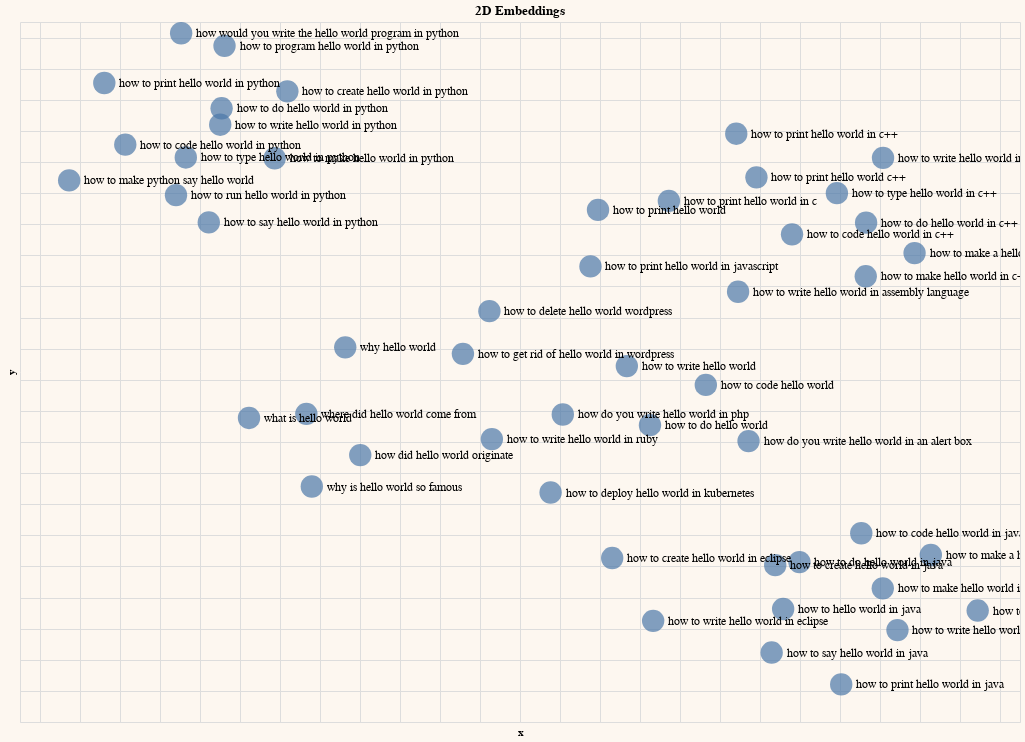

The notebook cell this image was saved under:
### Code cell
# Plot the 2-dimension embeddings on a chart
chart = alt.Chart(df).mark_circle(size=500).encode(
  x=
  alt.X('x',
      scale=alt.Scale(zero=False),
      axis=alt.Axis(labels=False, ticks=False, domain=False)
  ),

  y=
  alt.Y('y',
      scale=alt.Scale(zero=False),
      axis=alt.Axis(labels=False, ticks=False, domain=False)
  ),
  
  tooltip=['search_term']
  )

text = chart.mark_text(align='left', dx=15, size=12, color='black'
          ).encode(text='search_term', color= alt.value('black'))

result = (chart + text).configure(background="#FDF7F0"
      ).properties(
      width=1000,
      height=700,
      title="2D Embeddings"
      )

result.interactive()

### Figure 1 — Vega-Lite specification as saved in the notebook (floating-point values rounded to 4 significant figures; data arrays with more than 128 entries replaced by an {"elided": "..."} marker saying what was removed)
{"config": {"view": {"continuousWidth": 400, "continuousHeight": 300}, "background": "#FDF7F0"}, "layer": [{"mark": {"type": "circle", "size": 500}, "encoding": {"tooltip": [{"field": "search_term", "type": "nominal"}], "x": {"axis": {"domain": false, "labels": false, "ticks": false}, "field": "x", "scale": {"zero": false}, "type": "quantitative"}, "y": {"axis": {"domain": false, "labels": false, "ticks": false}, "field": "y", "scale": {"zero": false}, "type": "quantitative"}}, "selection": {"selector001": {"type": "interval", "bind": "scales", "encodings": ["x", "y"]}}}, {"mark": {"type": "text", "align": "left", "color": "black", "dx": 15, "size": 12}, "encoding": {"color": {"value": "black"}, "text": {"field": "search_term", "type": "nominal"}, "tooltip": [{"field": "search_term", "type": "nominal"}], "x": {"axis": {"domain": false, "labels": false, "ticks": false}, "field": "x", "scale": {"zero": false}, "type": "quantitative"}, "y": {"axis": {"domain": false, "labels": false, "ticks": false}, "field": "y", "scale": {"zero": false}, "type": "quantitative"}}}], "data": {"name": "data-d22b1cc9693cc15d3b378f254b7c238c"}, "height": 700, "title": "2D Embeddings", "width": 1000, "$schema": "https://vega.github.io/schema/vega-lite/v4.17.0.json", "datasets": {"data-d22b1cc9693cc15d3b378f254b7c238c": [{"search_term": "how to print hello world in python", "search_term_embeds": {"elided": "4096 float values"}, "x": 2.921, "y": 16.11}, {"search_term": "what is hello world", "search_term_embeds": {"elided": "4096 float values"}, "x": 3.645, "y": 13.95}, {"search_term": "how do you write hello world in an alert box", "search_term_embeds": {"elided": "4096 float values"}, "x": 6.143, "y": 13.81}, {"search_term": "how to print hello world in java", "search_term_embeds": {"elided": "4096 float values"}, "x": 6.606, "y": 12.24}, {"search_term": "how to write hello world in eclipse", "search_term_embeds": {"elided": "4096 float values"}, "x": 5.666, "y": 12.65}, {"search_term": "how to write hello world in ruby", "search_term_embeds": {"elided": "4096 float values"}, "x": 4.859, "y": 13.82}, {"search_term": "how to write hello world in java", "search_term_embeds": {"elided": "4096 float values"}, "x": 6.887, "y": 12.59}, {"search_term": "why is hello world so famous", "search_term_embeds": {"elided": "4096 float values"}, "x": 3.959, "y": 13.51}, {"search_term": "how to say hello world in python", "search_term_embeds": {"elided": "4096 float values"}, "x": 3.444, "y": 15.21}, {"search_term": "how to write hello world in c++", "search_term_embeds": {"elided": "4096 float values"}, "x": 6.815, "y": 15.63}, {"search_term": "how to write hello world in python", "search_term_embeds": {"elided": "4096 float values"}, "x": 3.501, "y": 15.84}, {"search_term": "how would you write the hello world program in python", "search_term_embeds": {"elided": "4096 float values"}, "x": 3.306, "y": 16.43}, {"search_term": "where did hello world come from", "search_term_embeds": {"elided": "4096 float values"}, "x": 3.932, "y": 13.98}, {"search_term": "how did hello world originate", "search_term_embeds": {"elided": "4096 float values"}, "x": 4.201, "y": 13.72}, {"search_term": "how do you write hello world in php", "search_term_embeds": {"elided": "4096 float values"}, "x": 5.214, "y": 13.98}, {"search_term": "how to code hello world in c++", "search_term_embeds": {"elided": "4096 float values"}, "x": 6.36, "y": 15.14}, {"search_term": "how to deploy hello world in kubernetes", "search_term_embeds": {"elided": "4096 float values"}, "x": 5.153, "y": 13.48}, {"search_term": "how to get rid of hello world in wordpress", "search_term_embeds": {"elided": "4096 float values"}, "x": 4.715, "y": 14.37}, {"search_term": "how to print hello world in c", "search_term_embeds": {"elided": "4096 float values"}, "x": 5.744, "y": 15.35}, {"search_term": "how to print hello world in c++", "search_term_embeds": {"elided": "4096 float values"}, "x": 6.081, "y": 15.78}, {"search_term": "how to print hello world in javascript", "search_term_embeds": {"elided": "4096 float values"}, "x": 5.352, "y": 14.93}, {"search_term": "how to program hello world in python", "search_term_embeds": {"elided": "4096 float values"}, "x": 3.523, "y": 16.35}, {"search_term": "how to run hello world in python", "search_term_embeds": {"elided": "4096 float values"}, "x": 3.28, "y": 15.39}, {"search_term": "how to say hello world in java", "search_term_embeds": {"elided": "4096 float values"}, "x": 6.258, "y": 12.45}, {"search_term": "how to type hello world in c++", "search_term_embeds": {"elided": "4096 float values"}, "x": 6.585, "y": 15.4}, {"search_term": "how to type hello world in python", "search_term_embeds": {"elided": "4096 float values"}, "x": 3.329, "y": 15.63}, {"search_term": "how to write a hello world program in java", "search_term_embeds": {"elided": "4096 float values"}, "x": 7.288, "y": 12.72}, {"search_term": "how to write hello world", "search_term_embeds": {"elided": "4096 float values"}, "x": 5.534, "y": 14.29}, {"search_term": "how to write hello world in assembly language", "search_term_embeds": {"elided": "4096 float values"}, "x": 6.09, "y": 14.77}, {"search_term": "why hello world", "search_term_embeds": {"elided": "4096 float values"}, "x": 4.126, "y": 14.41}, {"search_term": "how to code hello world", "search_term_embeds": {"elided": "4096 float values"}, "x": 5.929, "y": 14.17}, {"search_term": "how to code hello world in java", "search_term_embeds": {"elided": "4096 float values"}, "x": 6.706, "y": 13.21}, {"search_term": "how to code hello world in python", "search_term_embeds": {"elided": "4096 float values"}, "x": 3.026, "y": 15.71}, {"search_term": "how to create hello world in eclipse", "search_term_embeds": {"elided": "4096 float values"}, "x": 5.461, "y": 13.05}, {"search_term": "how to create hello world in java", "search_term_embeds": {"elided": "4096 float values"}, "x": 6.276, "y": 13.01}, {"search_term": "how to create hello world in python", "search_term_embeds": {"elided": "4096 float values"}, "x": 3.837, "y": 16.05}, {"search_term": "how to delete hello world wordpress", "search_term_embeds": {"elided": "4096 float values"}, "x": 4.847, "y": 14.64}, {"search_term": "how to do hello world", "search_term_embeds": {"elided": "4096 float values"}, "x": 5.65, "y": 13.91}, {"search_term": "how to do hello world in c++", "search_term_embeds": {"elided": "4096 float values"}, "x": 6.731, "y": 15.21}, {"search_term": "how to do hello world in java", "search_term_embeds": {"elided": "4096 float values"}, "x": 6.397, "y": 13.03}, {"search_term": "how to do hello world in python", "search_term_embeds": {"elided": "4096 float values"}, "x": 3.508, "y": 15.95}, {"search_term": "how to hello world in java", "search_term_embeds": {"elided": "4096 float values"}, "x": 6.316, "y": 12.73}, {"search_term": "how to make a hello world program in c++", "search_term_embeds": {"elided": "4096 float values"}, "x": 6.973, "y": 15.01}, {"search_term": "how to make a hello world program in java", "search_term_embeds": {"elided": "4096 float values"}, "x": 7.054, "y": 13.07}, {"search_term": "how to make hello world in c++", "search_term_embeds": {"elided": "4096 float values"}, "x": 6.729, "y": 14.87}, {"search_term": "how to make hello world in java", "search_term_embeds": {"elided": "4096 float values"}, "x": 6.814, "y": 12.86}, {"search_term": "how to make hello world in python", "search_term_embeds": {"elided": "4096 float values"}, "x": 3.773, "y": 15.62}, {"search_term": "how to make python say hello world", "search_term_embeds": {"elided": "4096 float values"}, "x": 2.746, "y": 15.48}, {"search_term": "how to print hello world", "search_term_embeds": {"elided": "4096 float values"}, "x": 5.39, "y": 15.29}, {"search_term": "how to print hello world c++", "search_term_embeds": {"elided": "4096 float values"}, "x": 6.182, "y": 15.5}]}}
